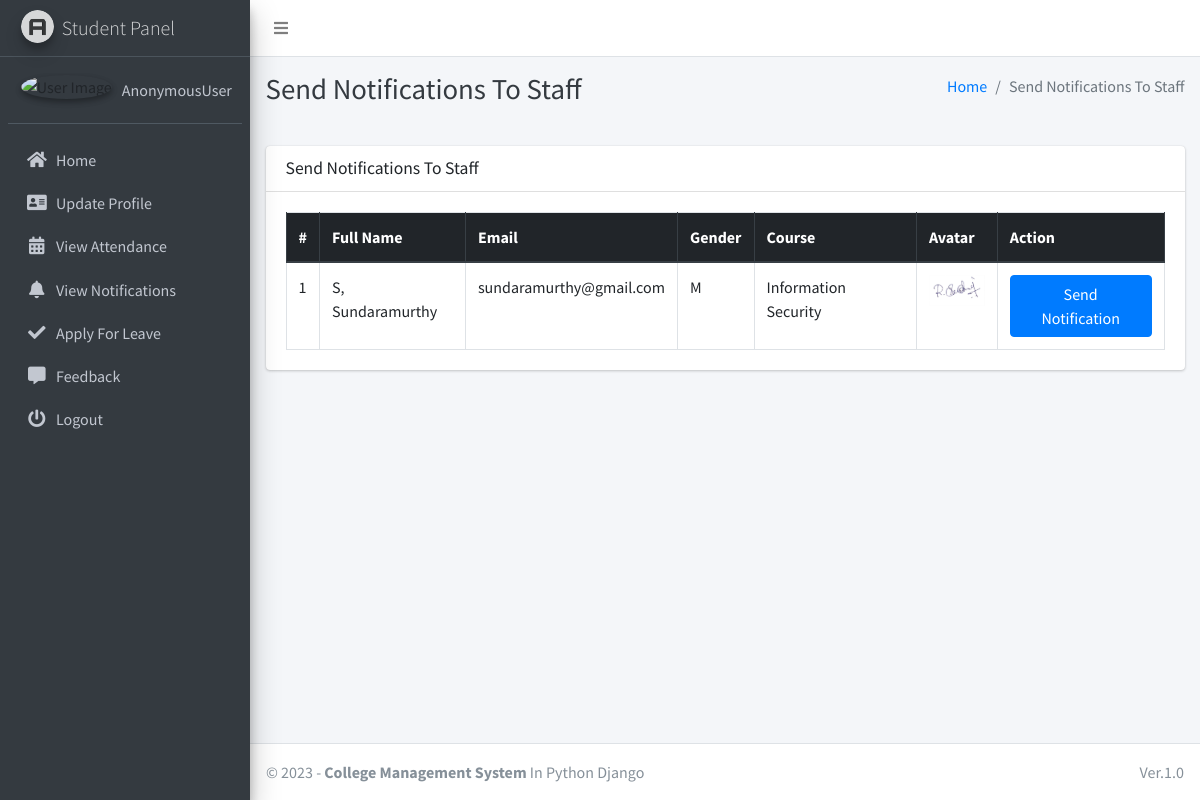
The page /admin_notify_staff on the database its author committed.
### main_app/models.py (models this page shows, shortened)
class CustomUser(AbstractUser):
    USER_TYPE = ((1, "HOD"), (2, "Staff"), (3, "Student"))
    GENDER = [("M", "Male"), ("F", "Female")]
    username = None  # Removed username, using email instead
    email = models.EmailField(unique=True)
    user_type = models.CharField(default=1, choices=USER_TYPE, max_length=1)
    gender = models.CharField(max_length=1, choices=GENDER)
    profile_pic = models.ImageField()
    address = models.TextField()
    fcm_token = models.TextField(default="")  # For firebase notifications
    created_at = models.DateTimeField(auto_now_add=True)
    updated_at = models.DateTimeField(auto_now=True)
    USERNAME_FIELD = "email"
    REQUIRED_FIELDS = []
    objects = CustomUserManager()

class Staff(models.Model):
    course = models.ForeignKey(Course, on_delete=models.DO_NOTHING, null=True, blank=False)
    admin = models.OneToOneField(CustomUser, on_delete=models.CASCADE)

class Course(models.Model):
    name = models.CharField(max_length=120)
    created_at = models.DateTimeField(auto_now_add=True)
    updated_at = models.DateTimeField(auto_now=True)

### main_app/hod_views.py (the view)
# urls.py: path("admin_notify_staff", hod_views.admin_notify_staff,
def admin_notify_staff(request):
    staff = CustomUser.objects.filter(user_type=2)
    context = {
        'page_title': "Send Notifications To Staff",
        'allStaff': staff
    }
    return render(request, "hod_template/staff_notification.html", context)

### main_app/templates/hod_template/staff_notification.html (shortened to what this page needs)
{% extends 'main_app/base.html' %}
{% load static %}
{% block page_title %}{{page_title}}{% endblock page_title %}
{% block content %}
<section class="content">
    <div class="container-fluid">
        <div class="row">
            <div class="col-md-12">
                <div class="card">
                    <div class="card-header">
                        <h3 class="card-title">{{page_title}}</h3>
                    </div>
                    <div class="card-body">
                        <table id="example2" class="table table-bordered table-hover">
                            <thead class="thead-dark">
                                <tr>
                                    <th>#</th>
                                    <th>Full Name</th>
                                    <th>Email</th>
                                    <th>Gender</th>
                                    <th>Course</th>
                                    <th>Avatar</th>
                                    <th>Action</th>
                                </tr>
                            </thead>
                            <tbody>
                                {% for staff in allStaff %}
                                <tr>
                                    <td>{{ forloop.counter }}</td>
                                    <td>{{staff.last_name}}, {{staff.first_name}}</td>
                                    <td>{{staff.email}}</td>
                                    <td>{{staff.gender}}</td>
                                    <td>{{staff.staff.course.name}}</td>
                                    <td>
                                        {% if staff.profile_pic == ""  %}
                                        No Image
                                        {% else %}
                                        <img class="img img-fluid mb-2" height="56" width="56"
                                            src="{{staff.profile_pic}}" alt="">
                                        {% endif %}
                                    </td>
                                    <td><button data-toggle = "modal" data-target = "#myModal"class="btn btn-primary show_notification" value="{{staff.id}}">Send Notification</button>
                                    </td>
                                </tr>
                                {% endfor %}
                            </tbody>
                        </table>
                    </div>
                </div>
            </div>
        </div>
    </div>
</section>
{% endblock content %}

### rows shown on the page
CustomUser: last_name "S", first_name "Sundaramurthy", email "sundaramurthy@gmail.com", gender "M", staff.course.name "Information Security", profile_pic (picture)

### other values the page prints
{{ user }} "AnonymousUser"
{{ page_title }} "Send Notifications To Staff"
